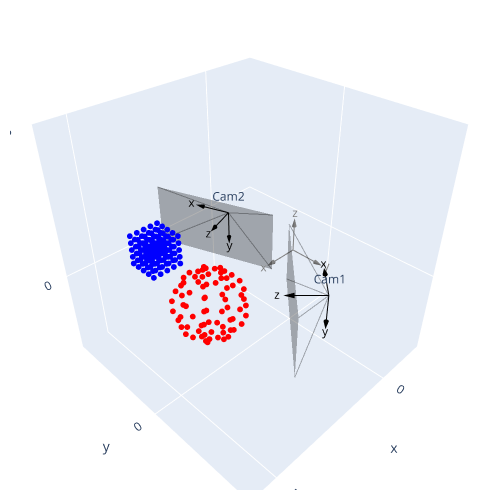

Notebook code for this chart:
### Code cell
# example data: sphere 
px, py, pz = 4.5, 1, 1
data1 = np.array([[np.cos(theta)*np.sin(phi)+px, np.sin(theta)*np.sin(phi)+py, np.cos(phi)+pz] 
                 for theta in np.linspace(0, 2*np.pi, 10)
                 for phi in np.linspace(0, np.pi, 10)])
# example data cube
px, py, pz = 4, -2, 1
t_ = np.linspace(-0.5, 0.5, 5)
x_, y_, z_ = t_ + px, t_ + py, t_ + pz
x, y, z = np.meshgrid(x_, y_, z_, indexing='ij')
data2 = np.c_[x.ravel(), y.ravel(), z.ravel()]

pts = PointCloud()
pts.add_data([data1, 'red'])
pts.add_data([data2, 'blue'])

camera1 = Camera(Ry(np.pi/2)@Rz(-np.pi/2)@Ry(np.pi/4), np.array([2, 3, 1]), "Cam1")
camera2 = Camera(Ry(np.pi/2)@Rz(-np.pi/2)@Ry(-np.pi/9), np.array([1, -2, 1]), "Cam2")

camera1.capture(pts)
camera2.capture(pts)

plot_all([camera1, camera2, pts], world=True)
camera1.show_image()
camera2.show_image()

### Figure 1 — Plotly figure (JSON) as saved in the notebook; plotly's stock layout.template omitted (floating-point values rounded to 4 significant figures)
{"data": [{"line": {"color": "gray"}, "mode": "lines", "showlegend": false, "type": "scatter3d", "x": [0, 1], "y": [0, 0], "z": [0, 0]}, {"colorscale": [[0, "gray"], [1, "gray"]], "showlegend": false, "showscale": false, "sizemode": "scaled", "sizeref": 0.3, "type": "cone", "u": [1], "v": [0], "w": [0], "x": [1], "y": [0], "z": [0]}, {"mode": "text", "showlegend": false, "text": ["x"], "textfont": {"color": "gray"}, "textposition": "middle center", "type": "scatter3d", "x": [1.4], "y": [0], "z": [0]}, {"line": {"color": "gray"}, "mode": "lines", "showlegend": false, "type": "scatter3d", "x": [0, 0], "y": [0, 1], "z": [0, 0]}, {"colorscale": [[0, "gray"], [1, "gray"]], "showlegend": false, "showscale": false, "sizemode": "scaled", "sizeref": 0.3, "type": "cone", "u": [0], "v": [1], "w": [0], "x": [0], "y": [1], "z": [0]}, {"mode": "text", "showlegend": false, "text": ["y"], "textfont": {"color": "gray"}, "textposition": "middle center", "type": "scatter3d", "x": [0], "y": [1.4], "z": [0]}, {"line": {"color": "gray"}, "mode": "lines", "showlegend": false, "type": "scatter3d", "x": [0, 0], "y": [0, 0], "z": [0, 1]}, {"colorscale": [[0, "gray"], [1, "gray"]], "showlegend": false, "showscale": false, "sizemode": "scaled", "sizeref": 0.3, "type": "cone", "u": [0], "v": [0], "w": [1], "x": [0], "y": [0], "z": [1]}, {"mode": "text", "showlegend": false, "text": ["z"], "textfont": {"color": "gray"}, "textposition": "middle center", "type": "scatter3d", "x": [0], "y": [0], "z": [1.4]}, {"line": {"color": "black"}, "mode": "lines", "showlegend": false, "type": "scatter3d", "x": [2, 1.293], "y": [3, 2.293], "z": [1, 1.0]}, {"colorscale": [[0, "black"], [1, "black"]], "showlegend": false, "showscale": false, "sizemode": "scaled", "sizeref": 0.3, "type": "cone", "u": [-0.7071], "v": [-0.7071], "w": [-1.11e-16], "x": [1.293], "y": [2.293], "z": [1.0]}, {"mode": "text", "showlegend": false, "text": ["x"], "textfont": {"color": "black"}, "textposition": "middle center", "type": "scatter3d", "x": [1.01], "y": [2.01], "z": [1.0]}, {"line": {"color": "black"}, "mode": "lines", "showlegend": false, "type": "scatter3d", "x": [2, 2], "y": [3, 3], "z": [1, 0]}, {"colorscale": [[0, "black"], [1, "black"]], "showlegend": false, "showscale": false, "sizemode": "scaled", "sizeref": 0.3, "type": "cone", "u": [0], "v": [0], "w": [-1], "x": [2], "y": [3], "z": [0]}, {"mode": "text", "showlegend": false, "text": ["y"], "textfont": {"color": "black"}, "textposition": "middle center", "type": "scatter3d", "x": [2.0], "y": [3.0], "z": [-0.4]}, {"line": {"color": "black"}, "mode": "lines", "showlegend": false, "type": "scatter3d", "x": [2, 2.707], "y": [3, 2.293], "z": [1, 1]}, {"colorscale": [[0, "black"], [1, "black"]], "showlegend": false, "showscale": false, "sizemode": "scaled", "sizeref": 0.3, "type": "cone", "u": [0.7071], "v": [-0.7071], "w": [0], "x": [2.707], "y": [2.293], "z": [1]}, {"mode": "text", "showlegend": false, "text": ["z"], "textfont": {"color": "black"}, "textposition": "middle center", "type": "scatter3d", "x": [2.99], "y": [2.01], "z": [1.0]}, {"color": "black", "i": [0, 0], "j": [1, 2], "k": [2, 3], "opacity": 0.3, "type": "mesh3d", "x": [4.121, 1.293, 1.293, 4.121], "y": [3.707, 0.8787, 0.8787, 3.707], "z": [2, 2.0, -2.22e-16, 2.22e-16]}, {"line": {"color": "black"}, "mode": "lines", "opacity": 0.3, "showlegend": false, "type": "scatter3d", "x": [2, 4.121], "y": [3, 3.707], "z": [1, 2]}, {"line": {"color": "black"}, "mode": "lines", "opacity": 0.3, "showlegend": false, "type": "scatter3d", "x": [2, 1.293], "y": [3, 0.8787], "z": [1, 2.0]}, {"line": {"color": "black"}, "mode": "lines", "opacity": 0.3, "showlegend": false, "type": "scatter3d", "x": [2, 1.293], "y": [3, 0.8787], "z": [1, -2.22e-16]}, {"line": {"color": "black"}, "mode": "lines", "opacity": 0.3, "showlegend": false, "type": "scatter3d", "x": [2, 4.121], "y": [3, 3.707], "z": [1, 2.22e-16]}, {"marker": {"color": "black", "opacity": 1, "size": 2}, "mode": "text", "showlegend": false, "text": ["Cam1"], "type": "scatter3d", "x": [2], "y": [3], "z": [1]}, {"line": {"color": "black"}, "mode": "lines", "showlegend": false, "type": "scatter3d", "x": [1, 1.342], "y": [-2, -2.94], "z": [1, 1]}, {"colorscale": [[0, "black"], [1, "black"]], "showlegend": false, "showscale": false, "sizemode": "scaled", "sizeref": 0.3, "type": "cone", "u": [0.342], "v": [-0.9397], "w": [0], "x": [1.342], "y": [-2.94], "z": [1]}, {"mode": "text", "showlegend": false, "text": ["x"], "textfont": {"color": "black"}, "textposition": "middle center", "type": "scatter3d", "x": [1.479], "y": [-3.316], "z": [1.0]}, {"line": {"color": "black"}, "mode": "lines", "showlegend": false, "type": "scatter3d", "x": [1, 1], "y": [-2, -2], "z": [1, 0]}, {"colorscale": [[0, "black"], [1, "black"]], "showlegend": false, "showscale": false, "sizemode": "scaled", "sizeref": 0.3, "type": "cone", "u": [0], "v": [0], "w": [-1], "x": [1], "y": [-2], "z": [0]}, {"mode": "text", "showlegend": false, "text": ["y"], "textfont": {"color": "black"}, "textposition": "middle center", "type": "scatter3d", "x": [1.0], "y": [-2.0], "z": [-0.4]}, {"line": {"color": "black"}, "mode": "lines", "showlegend": false, "type": "scatter3d", "x": [1, 1.94], "y": [-2, -1.658], "z": [1, 1]}, {"colorscale": [[0, "black"], [1, "black"]], "showlegend": false, "showscale": false, "sizemode": "scaled", "sizeref": 0.3, "type": "cone", "u": [0.9397], "v": [0.342], "w": [0], "x": [1.94], "y": [-1.658], "z": [1]}, {"mode": "text", "showlegend": false, "text": ["z"], "textfont": {"color": "black"}, "textposition": "middle center", "type": "scatter3d", "x": [2.316], "y": [-1.521], "z": [1.0]}, {"color": "black", "i": [0, 0], "j": [1, 2], "k": [2, 3], "opacity": 0.3, "type": "mesh3d", "x": [1.256, 2.624, 2.624, 1.256], "y": [0.2214, -3.537, -3.537, 0.2214], "z": [2, 2, -1.11e-16, 0]}, {"line": {"color": "black"}, "mode": "lines", "opacity": 0.3, "showlegend": false, "type": "scatter3d", "x": [1, 1.256], "y": [-2, 0.2214], "z": [1, 2]}, {"line": {"color": "black"}, "mode": "lines", "opacity": 0.3, "showlegend": false, "type": "scatter3d", "x": [1, 2.624], "y": [-2, -3.537], "z": [1, 2]}, {"line": {"color": "black"}, "mode": "lines", "opacity": 0.3, "showlegend": false, "type": "scatter3d", "x": [1, 2.624], "y": [-2, -3.537], "z": [1, -1.11e-16]}, {"line": {"color": "black"}, "mode": "lines", "opacity": 0.3, "showlegend": false, "type": "scatter3d", "x": [1, 1.256], "y": [-2, 0.2214], "z": [1, 0]}, {"marker": {"color": "black", "opacity": 1, "size": 2}, "mode": "text", "showlegend": false, "text": ["Cam2"], "type": "scatter3d", "x": [1], "y": [-2], "z": [1]}, {"marker": {"color": "red", "opacity": 1, "size": 2}, "mode": "markers", "showlegend": false, "type": "scatter3d", "x": [4.5, 4.842, 5.143, 5.366, 5.485, 5.485, 5.366, 5.143, 4.842, 4.5, 4.5, 4.762, 4.992, 5.163, 5.254, 5.254, 5.163, 4.992, 4.762, 4.5, 4.5, 4.559, 4.612, 4.65, 4.671, 4.671, 4.65, 4.612, 4.559, 4.5, 4.5, 4.329, 4.179, 4.067, 4.008, 4.008, 4.067, 4.179, 4.329, 4.5, 4.5, 4.179, 3.896, 3.686, 3.575, 3.575, 3.686, 3.896, 4.179, 4.5, 4.5, 4.179, 3.896, 3.686, 3.575, 3.575, 3.686, 3.896, 4.179, 4.5, 4.5, 4.329, 4.179, 4.067, 4.008, 4.008, 4.067, 4.179, 4.329, 4.5, 4.5, 4.559, 4.612, 4.65, 4.671, 4.671, 4.65, 4.612, 4.559, 4.5, 4.5, 4.762, 4.992, 5.163, 5.254, 5.254, 5.163, 4.992, 4.762, 4.5, 4.5, 4.842, 5.143, 5.366, 5.485, 5.485, 5.366, 5.143, 4.842, 4.5], "y": [1, 1, 1, 1, 1, 1, 1, 1, 1, 1, 1, 1.22, 1.413, 1.557, 1.633, 1.633, 1.557, 1.413, 1.22, 1, 1, 1.337, 1.633, 1.853, 1.97, 1.97, 1.853, 1.633, 1.337, 1.0, 1, 1.296, 1.557, 1.75, 1.853, 1.853, 1.75, 1.557, 1.296, 1, 1, 1.117, 1.22, 1.296, 1.337, 1.337, 1.296, 1.22, 1.117, 1, 1, 0.883, 0.7802, 0.7038, 0.6632, 0.6632, 0.7038, 0.7802, 0.883, 1, 1, 0.7038, 0.4433, 0.25, 0.1471, 0.1471, 0.25, 0.4433, 0.7038, 1.0, 1, 0.6632, 0.367, 0.1471, 0.03015, 0.03015, 0.1471, 0.367, 0.6632, 1.0, 1, 0.7802, 0.5868, 0.4433, 0.367, 0.367, 0.4433, 0.5868, 0.7802, 1.0, 1, 1.0, 1.0, 1.0, 1.0, 1.0, 1.0, 1.0, 1.0, 1], "z": [2, 1.94, 1.766, 1.5, 1.174, 0.8264, 0.5, 0.234, 0.06031, 0, 2, 1.94, 1.766, 1.5, 1.174, 0.8264, 0.5, 0.234, 0.06031, 0, 2, 1.94, 1.766, 1.5, 1.174, 0.8264, 0.5, 0.234, 0.06031, 0, 2, 1.94, 1.766, 1.5, 1.174, 0.8264, 0.5, 0.234, 0.06031, 0, 2, 1.94, 1.766, 1.5, 1.174, 0.8264, 0.5, 0.234, 0.06031, 0, 2, 1.94, 1.766, 1.5, 1.174, 0.8264, 0.5, 0.234, 0.06031, 0, 2, 1.94, 1.766, 1.5, 1.174, 0.8264, 0.5, 0.234, 0.06031, 0, 2, 1.94, 1.766, 1.5, 1.174, 0.8264, 0.5, 0.234, 0.06031, 0, 2, 1.94, 1.766, 1.5, 1.174, 0.8264, 0.5, 0.234, 0.06031, 0, 2, 1.94, 1.766, 1.5, 1.174, 0.8264, 0.5, 0.234, 0.06031, 0]}, {"marker": {"color": "blue", "opacity": 1, "size": 2}, "mode": "markers", "showlegend": false, "type": "scatter3d", "x": [3.5, 3.5, 3.5, 3.5, 3.5, 3.5, 3.5, 3.5, 3.5, 3.5, 3.5, 3.5, 3.5, 3.5, 3.5, 3.5, 3.5, 3.5, 3.5, 3.5, 3.5, 3.5, 3.5, 3.5, 3.5, 3.75, 3.75, 3.75, 3.75, 3.75, 3.75, 3.75, 3.75, 3.75, 3.75, 3.75, 3.75, 3.75, 3.75, 3.75, 3.75, 3.75, 3.75, 3.75, 3.75, 3.75, 3.75, 3.75, 3.75, 3.75, 4, 4, 4, 4, 4, 4, 4, 4, 4, 4, 4, 4, 4, 4, 4, 4, 4, 4, 4, 4, 4, 4, 4, 4, 4, 4.25, 4.25, 4.25, 4.25, 4.25, 4.25, 4.25, 4.25, 4.25, 4.25, 4.25, 4.25, 4.25, 4.25, 4.25, 4.25, 4.25, 4.25, 4.25, 4.25, 4.25, 4.25, 4.25, 4.25, 4.25, 4.5, 4.5, 4.5, 4.5, 4.5, 4.5, 4.5, 4.5, 4.5, 4.5, 4.5, 4.5, 4.5, 4.5, 4.5, 4.5, 4.5, 4.5, 4.5, 4.5, 4.5, 4.5, 4.5, 4.5, 4.5], "y": [-2.5, -2.5, -2.5, -2.5, -2.5, -2.25, -2.25, -2.25, -2.25, -2.25, -2, -2, -2, -2, -2, -1.75, -1.75, -1.75, -1.75, -1.75, -1.5, -1.5, -1.5, -1.5, -1.5, -2.5, -2.5, -2.5, -2.5, -2.5, -2.25, -2.25, -2.25, -2.25, -2.25, -2, -2, -2, -2, -2, -1.75, -1.75, -1.75, -1.75, -1.75, -1.5, -1.5, -1.5, -1.5, -1.5, -2.5, -2.5, -2.5, -2.5, -2.5, -2.25, -2.25, -2.25, -2.25, -2.25, -2, -2, -2, -2, -2, -1.75, -1.75, -1.75, -1.75, -1.75, -1.5, -1.5, -1.5, -1.5, -1.5, -2.5, -2.5, -2.5, -2.5, -2.5, -2.25, -2.25, -2.25, -2.25, -2.25, -2, -2, -2, -2, -2, -1.75, -1.75, -1.75, -1.75, -1.75, -1.5, -1.5, -1.5, -1.5, -1.5, -2.5, -2.5, -2.5, -2.5, -2.5, -2.25, -2.25, -2.25, -2.25, -2.25, -2, -2, -2, -2, -2, -1.75, -1.75, -1.75, -1.75, -1.75, -1.5, -1.5, -1.5, -1.5, -1.5], "z": [0.5, 0.75, 1, 1.25, 1.5, 0.5, 0.75, 1, 1.25, 1.5, 0.5, 0.75, 1, 1.25, 1.5, 0.5, 0.75, 1, 1.25, 1.5, 0.5, 0.75, 1, 1.25, 1.5, 0.5, 0.75, 1, 1.25, 1.5, 0.5, 0.75, 1, 1.25, 1.5, 0.5, 0.75, 1, 1.25, 1.5, 0.5, 0.75, 1, 1.25, 1.5, 0.5, 0.75, 1, 1.25, 1.5, 0.5, 0.75, 1, 1.25, 1.5, 0.5, 0.75, 1, 1.25, 1.5, 0.5, 0.75, 1, 1.25, 1.5, 0.5, 0.75, 1, 1.25, 1.5, 0.5, 0.75, 1, 1.25, 1.5, 0.5, 0.75, 1, 1.25, 1.5, 0.5, 0.75, 1, 1.25, 1.5, 0.5, 0.75, 1, 1.25, 1.5, 0.5, 0.75, 1, 1.25, 1.5, 0.5, 0.75, 1, 1.25, 1.5, 0.5, 0.75, 1, 1.25, 1.5, 0.5, 0.75, 1, 1.25, 1.5, 0.5, 0.75, 1, 1.25, 1.5, 0.5, 0.75, 1, 1.25, 1.5, 0.5, 0.75, 1, 1.25, 1.5]}], "layout": {"height": 500, "margin": {"b": 10, "l": 10, "r": 10, "t": 10}, "scene": {"aspectratio": {"x": 1, "y": 1, "z": 1}, "xaxis": {"nticks": 4, "range": [-2, 6]}, "yaxis": {"nticks": 4, "range": [-4, 4]}, "zaxis": {"nticks": 4, "range": [-3, 5]}}, "width": 500}}
